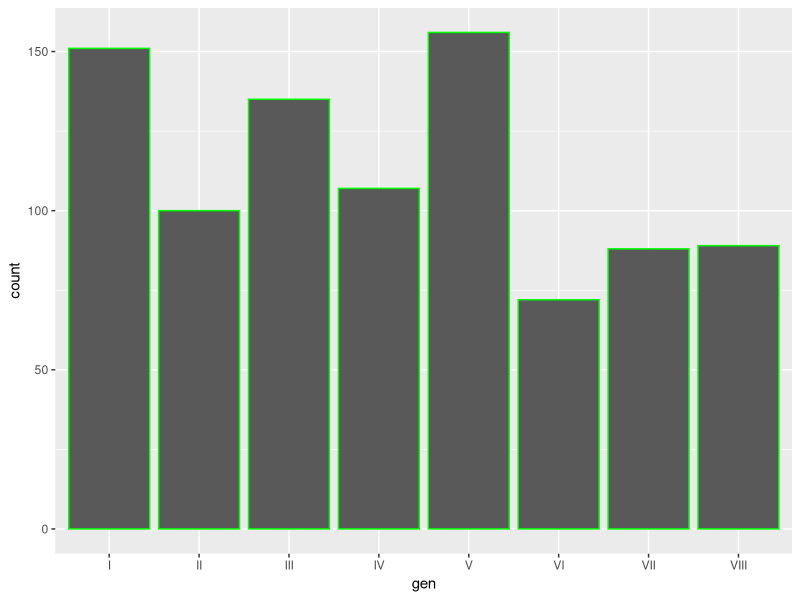

This chart was generated by the following R code:
library(tidyverse)
pokemon<-read_csv("data/pokemon.csv")


ggplot(pokemon) + geom_histogram(aes(gen), stat = "count", color = "green")
